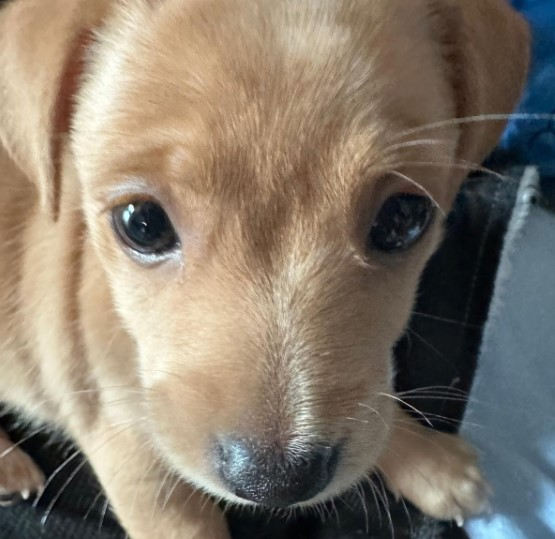
#> input picture Lab3/Task2/puppy.jpg, 555 x 539 px
$ python main.py
#> lines starting #> are read from the running program, lines starting #| are printed output that depends on the picture
import matplotlib.pyplot as plt
from PIL import Image
from skimage import io


# Функция для получения общей гистограммы с помощью Pillow
def plot_overall_histogram(image, axs):
#> called with image = 'puppy.jpg', axs = array of shape (5,)
    img = Image.open(image)
#> img is the input picture: PIL image 555x539 RGB; mean R, G, B 133.8, 122.8, 108.5
    histogram = img.histogram()
#> histogram = 768 values, max 3056 at index 644, min 15 at index 256, mean 1168.5

    axs[1].bar(range(256), histogram[:256], color='red', alpha=0.6, label='R')
    axs[1].bar(range(256), histogram[256:512], color='green', alpha=0.6, label='G')
    axs[1].bar(range(256), histogram[512:], color='blue', alpha=0.6, label='B')
    axs[1].set_title('Гистограмма изображения')
    axs[1].legend()


# Функция для построения гистограммы для R, G, B каналов
def plot_rgb_histograms(image, axs):
    # Разбиваем изображение на каналы
    r, g, b = image[:, :, 0], image[:, :, 1], image[:, :, 2]
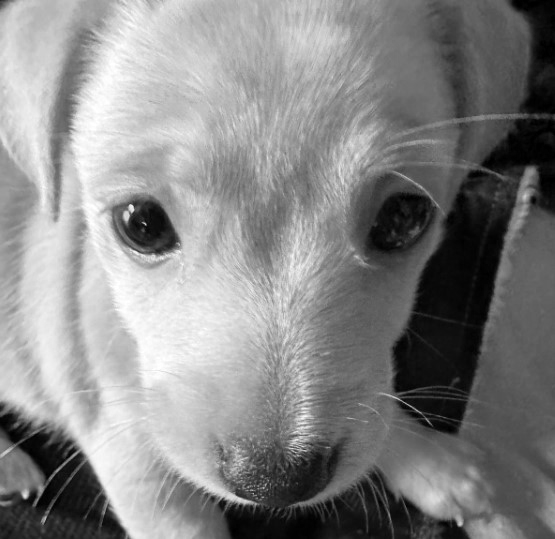
#> r: shape (539, 555); min 0, max 255, mean 133.8
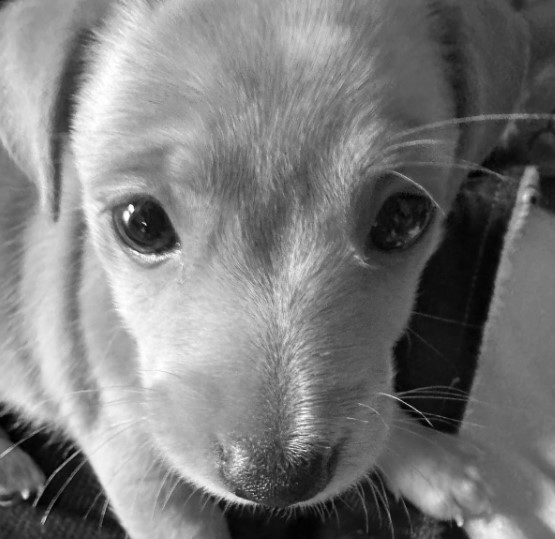
#> g: shape (539, 555); min 0, max 255, mean 122.8
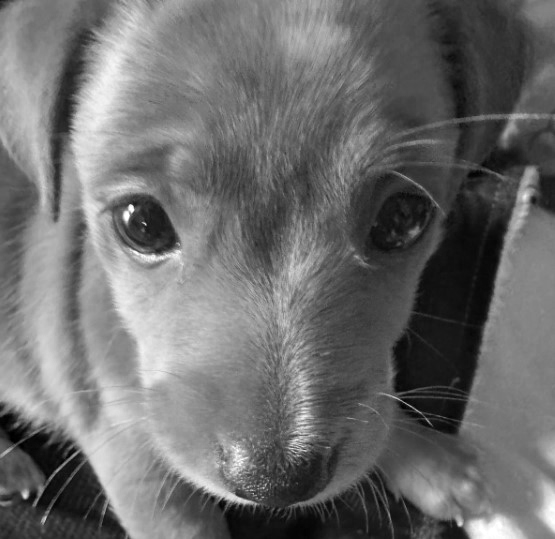
#> b: shape (539, 555); min 0, max 255, mean 108.5

    axs[0].imshow(image)
    axs[0].axis('off')
    axs[0].set_title('Исходное изображение')

    axs[2].hist(r.ravel(), bins=256, color='red', alpha=0.5)
    axs[2].set_title('Гистограмма R-канала')

    axs[3].hist(g.ravel(), bins=256, color='green', alpha=0.5)
    axs[3].set_title('Гистограмма G-канала')

    axs[4].hist(b.ravel(), bins=256, color='blue', alpha=0.5)
    axs[4].set_title('Гистограмма B-канала')


def main(image):
    fig, axs = plt.subplots(1, 5, figsize=(25, 5))

    plot_overall_histogram(image, axs)

    image = io.imread(image)
    plot_rgb_histograms(image, axs)

    plt.tight_layout()
    plt.savefig('histograms.jpg')
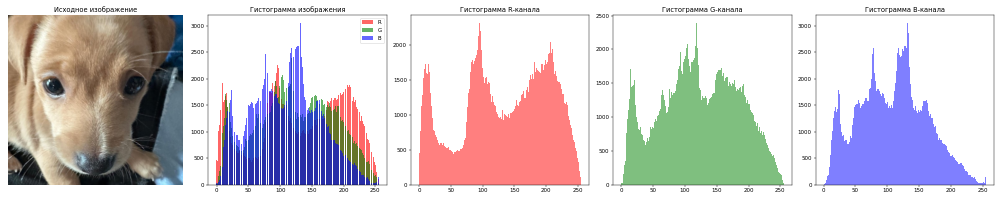
#> figure drawn by matplotlib, 5 panels; panel 2: tallest bar 2306 high, from x = 94.6 to 95.4; panel 2: tallest bar 2390 high, from x = 117.6 to 118.4; panel 2: tallest bar 3056 high, from x = 131.6 to 132.4; panel 3: tallest bar 2306 high, from x = 94.63 to 95.62
    plt.show()


if __name__ == '__main__':
    filename = 'puppy.jpg'
    main(filename)
